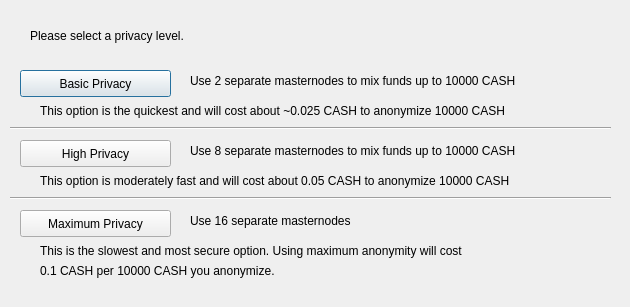
<?xml version="1.0" encoding="UTF-8"?>
<ui version="4.0">
 <class>ObfuscationConfig</class>
 <widget class="QDialog" name="ObfuscationConfig">
  <property name="geometry">
   <rect>
    <x>0</x>
    <y>0</y>
    <width>630</width>
    <height>307</height>
   </rect>
  </property>
  <property name="windowTitle">
   <string>Configure Obfuscation</string>
  </property>
  <widget class="QPushButton" name="buttonBasic">
   <property name="geometry">
    <rect>
     <x>20</x>
     <y>70</y>
     <width>151</width>
     <height>27</height>
    </rect>
   </property>
   <property name="text">
    <string>Basic Privacy</string>
   </property>
  </widget>
  <widget class="QPushButton" name="buttonHigh">
   <property name="geometry">
    <rect>
     <x>20</x>
     <y>140</y>
     <width>151</width>
     <height>27</height>
    </rect>
   </property>
   <property name="text">
    <string>High Privacy</string>
   </property>
  </widget>
  <widget class="QPushButton" name="buttonMax">
   <property name="geometry">
    <rect>
     <x>20</x>
     <y>210</y>
     <width>151</width>
     <height>27</height>
    </rect>
   </property>
   <property name="text">
    <string>Maximum Privacy</string>
   </property>
  </widget>
  <widget class="QLabel" name="label">
   <property name="geometry">
    <rect>
     <x>30</x>
     <y>20</y>
     <width>571</width>
     <height>31</height>
    </rect>
   </property>
   <property name="text">
    <string>Please select a privacy level.</string>
   </property>
  </widget>
  <widget class="QLabel" name="label_2">
   <property name="geometry">
    <rect>
     <x>190</x>
     <y>70</y>
     <width>421</width>
     <height>21</height>
    </rect>
   </property>
   <property name="text">
    <string>Use 2 separate masternodes to mix funds up to 10000 CASH</string>
   </property>
  </widget>
  <widget class="QLabel" name="label_3">
   <property name="geometry">
    <rect>
     <x>190</x>
     <y>140</y>
     <width>411</width>
     <height>21</height>
    </rect>
   </property>
   <property name="text">
    <string>Use 8 separate masternodes to mix funds up to 10000 CASH</string>
   </property>
  </widget>
  <widget class="QLabel" name="label_4">
   <property name="geometry">
    <rect>
     <x>190</x>
     <y>210</y>
     <width>421</width>
     <height>21</height>
    </rect>
   </property>
   <property name="text">
    <string>Use 16 separate masternodes</string>
   </property>
  </widget>
  <widget class="QLabel" name="label_6">
   <property name="geometry">
    <rect>
     <x>40</x>
     <y>100</y>
     <width>561</width>
     <height>21</height>
    </rect>
   </property>
   <property name="text">
    <string>This option is the quickest and will cost about ~0.025 CASH to anonymize 10000 CASH</string>
   </property>
  </widget>
  <widget class="QLabel" name="label_7">
   <property name="geometry">
    <rect>
     <x>40</x>
     <y>170</y>
     <width>561</width>
     <height>21</height>
    </rect>
   </property>
   <property name="text">
    <string>This option is moderately fast and will cost about 0.05 CASH to anonymize 10000 CASH</string>
   </property>
  </widget>
  <widget class="QLabel" name="label_8">
   <property name="geometry">
    <rect>
     <x>40</x>
     <y>240</y>
     <width>561</width>
     <height>21</height>
    </rect>
   </property>
   <property name="text">
    <string>This is the slowest and most secure option. Using maximum anonymity will cost</string>
   </property>
  </widget>
  <widget class="QLabel" name="label_9">
   <property name="geometry">
    <rect>
     <x>40</x>
     <y>260</y>
     <width>561</width>
     <height>21</height>
    </rect>
   </property>
   <property name="text">
    <string>0.1 CASH per 10000 CASH you anonymize.</string>
   </property>
  </widget>
  <widget class="Line" name="line">
   <property name="geometry">
    <rect>
     <x>10</x>
     <y>120</y>
     <width>601</width>
     <height>16</height>
    </rect>
   </property>
   <property name="orientation">
    <enum>Qt::Horizontal</enum>
   </property>
  </widget>
  <widget class="Line" name="line_2">
   <property name="geometry">
    <rect>
     <x>10</x>
     <y>190</y>
     <width>601</width>
     <height>16</height>
    </rect>
   </property>
   <property name="orientation">
    <enum>Qt::Horizontal</enum>
   </property>
  </widget>
 </widget>
 <resources/>
 <connections/>
</ui>
